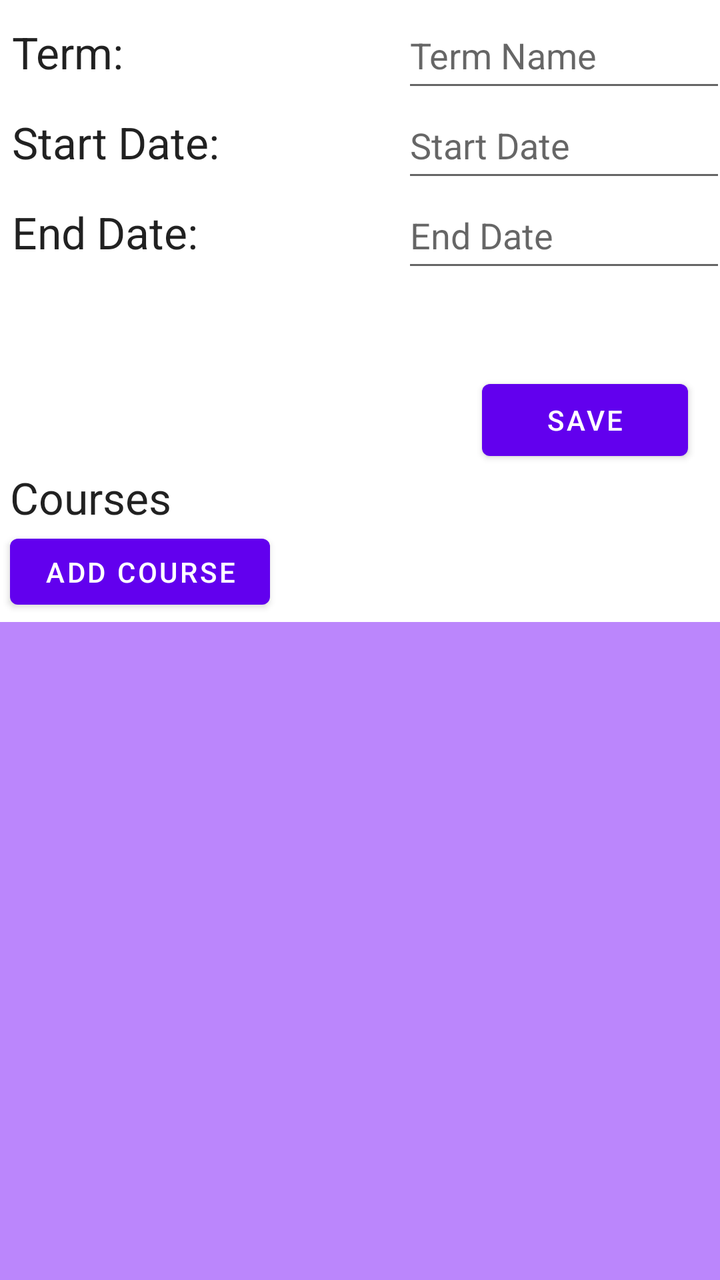
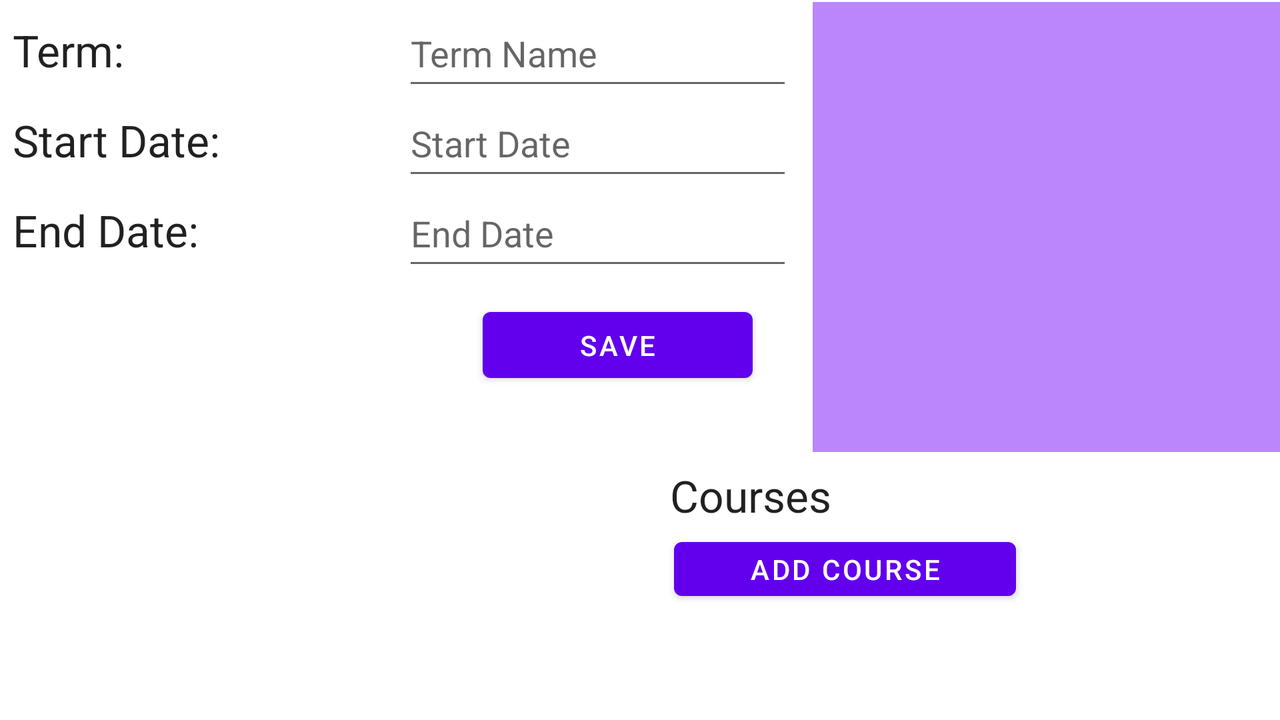

One screen, two layout resources from the same app: the default and the repository's alternative for another configuration. Each is rendered where Android would select it; the XML of both is given below.
<!-- AndroidManifest.xml: application theme Theme.RichardBrownC196 -->
<!-- res/layout/activity_term_details.xml -->
<?xml version="1.0" encoding="utf-8"?>
<androidx.constraintlayout.widget.ConstraintLayout xmlns:android="http://schemas.android.com/apk/res/android"
    xmlns:app="http://schemas.android.com/apk/res-auto"
    xmlns:tools="http://schemas.android.com/tools"
    android:layout_width="match_parent"
    android:layout_height="match_parent"
    tools:context=".Activities.TermDetailsActivity">

    <ScrollView
        android:id="@id/scrollView"
        android:layout_width="match_parent"
        android:layout_height="310dp"
        android:layout_marginStart="1dp"
        android:layout_marginTop="1dp"
        android:layout_marginEnd="1dp"
        android:layout_marginBottom="1dp"
        app:layout_constraintEnd_toEndOf="parent"
        app:layout_constraintStart_toStartOf="parent"
        app:layout_constraintTop_toTopOf="parent" >

        <LinearLayout
            android:layout_width="match_parent"
            android:layout_height="wrap_content"
            android:orientation="vertical">

            <LinearLayout
                android:layout_width="match_parent"
                android:layout_height="45dp"
                android:orientation="horizontal">

                <TextView
                    android:layout_width="180dp"
                    android:layout_height="wrap_content"
                    android:layout_marginStart="5dp"
                    android:text="Term:"
                    android:textAlignment="textStart"
                    android:textAppearance="@style/TextAppearance.AppCompat.Large" />

                <EditText
                    android:id="@+id/termName"
                    android:layout_width="195dp"
                    android:layout_height="50dp"
                    android:layout_marginStart="15dp"
                    android:autofillHints="Term Name"
                    android:hint="Term Name"/>
            </LinearLayout>

            <LinearLayout
                android:layout_width="match_parent"
                android:layout_height="45dp"
                android:orientation="horizontal">

                <TextView
                    android:layout_width="180dp"
                    android:layout_height="wrap_content"
                    android:layout_marginStart="5dp"
                    android:text="Start Date:"
                    android:textAlignment="textStart"
                    android:textAppearance="@style/TextAppearance.AppCompat.Large" />

                <EditText
                    android:id="@+id/termStartDate"
                    android:layout_width="195dp"
                    android:layout_height="50dp"
                    android:layout_marginStart="15dp"
                    android:autofillHints="Start Date"
                    android:hint="Start Date"/>
            </LinearLayout>

            <LinearLayout
                android:layout_width="match_parent"
                android:layout_height="95dp"
                android:orientation="horizontal">

                <TextView
                    android:layout_width="180dp"
                    android:layout_height="wrap_content"
                    android:layout_marginStart="5dp"
                    android:text="End Date:"
                    android:textAlignment="textStart"
                    android:textAppearance="@style/TextAppearance.AppCompat.Large" />

                <EditText
                    android:id="@+id/termEndDate"
                    android:layout_width="195dp"
                    android:layout_height="50dp"
                    android:layout_marginStart="15dp"
                    android:autofillHints="End Date"
                    android:hint="End Date"/>
            </LinearLayout>

            <Button
                android:layout_width="match_parent"
                android:layout_height="match_parent"
                android:clickable="true"
                android:insetLeft="240dp"
                android:insetRight="15dp"
                android:onClick="saveTermDetails"
                android:text="@string/save"
                android:textAlignment="center" />

            <TextView
                android:layout_width="207dp"
                android:layout_height="wrap_content"
                android:layout_marginStart="4dp"
                android:text="Courses"
                android:textAlignment="textStart"
                android:textAppearance="@style/TextAppearance.AppCompat.Large" />

            <Button
                android:id="@+id/button"
                android:layout_width="130dp"
                android:layout_height="45dp"
                android:layout_marginStart="4dp"
                android:clickable="true"
                android:onClick="addCourseToTerm"
                android:text="Add Course" />
        </LinearLayout>
    </ScrollView>

    <androidx.recyclerview.widget.RecyclerView
        android:id="@+id/associatedCourseListView"
        android:layout_width="395dp"
        android:layout_height="415dp"
        android:background="@color/purple_200"
        app:layout_constraintTop_toBottomOf="@+id/scrollView"
        app:layout_constraintEnd_toEndOf="parent"
        app:layout_constraintStart_toStartOf="parent" />

</androidx.constraintlayout.widget.ConstraintLayout>
<!-- resources referenced by this layout -->
<resources>
  <string name="save">Save</string>
  <style name="Theme.RichardBrownC196" parent="Theme.MaterialComponents.DayNight.DarkActionBar">
          
          <item name="colorPrimary">@color/purple_500</item>
          <item name="colorPrimaryVariant">@color/purple_700</item>
          <item name="colorOnPrimary">@color/white</item>
          
          <item name="colorSecondary">@color/teal_200</item>
          <item name="colorSecondaryVariant">@color/teal_700</item>
          <item name="colorOnSecondary">@color/black</item>
          
          <item name="android:statusBarColor" tools:targetApi="l">?attr/colorPrimaryVariant</item>
          
      </style>
</resources>
<!-- res/layout-land/activity_term_details.xml (the repository's variant of the layout above) -->
<!-- drawn on the phone turned sideways -->
<?xml version="1.0" encoding="utf-8"?>
<androidx.constraintlayout.widget.ConstraintLayout xmlns:android="http://schemas.android.com/apk/res/android"
    xmlns:app="http://schemas.android.com/apk/res-auto"
    xmlns:tools="http://schemas.android.com/tools"
    android:layout_width="match_parent"
    android:layout_height="match_parent"
    tools:context=".Activities.TermDetailsActivity">

    <ScrollView
        android:id="@id/scrollView"
        android:layout_width="408dp"
        android:layout_height="310dp"
        app:layout_constraintEnd_toEndOf="parent"
        app:layout_constraintHorizontal_bias="0.006"
        app:layout_constraintStart_toStartOf="parent"
        app:layout_constraintTop_toTopOf="parent">>

        <LinearLayout
            android:layout_width="match_parent"
            android:layout_height="wrap_content"
            android:orientation="vertical">

            <LinearLayout
                android:layout_width="395dp"
                android:layout_height="45dp"
                android:orientation="horizontal">

                <TextView
                    android:layout_width="180dp"
                    android:layout_height="wrap_content"
                    android:layout_marginStart="5dp"
                    android:text="Term:"
                    android:textAlignment="textStart"
                    android:textAppearance="@style/TextAppearance.AppCompat.Large" />

                <EditText
                    android:id="@+id/termName"
                    android:layout_width="195dp"
                    android:layout_height="50dp"
                    android:layout_marginStart="15dp"
                    android:autofillHints="Term Name"
                    android:hint="Term Name" />
            </LinearLayout>

            <LinearLayout
                android:layout_width="395dp"
                android:layout_height="45dp"
                android:orientation="horizontal">

                <TextView
                    android:layout_width="180dp"
                    android:layout_height="wrap_content"
                    android:layout_marginStart="5dp"
                    android:text="Start Date:"
                    android:textAlignment="textStart"
                    android:textAppearance="@style/TextAppearance.AppCompat.Large" />

                <EditText
                    android:id="@+id/termStartDate"
                    android:layout_width="195dp"
                    android:layout_height="50dp"
                    android:layout_marginStart="15dp"
                    android:autofillHints="Start Date"
                    android:hint="Start Date" />
            </LinearLayout>

            <LinearLayout
                android:layout_width="395dp"
                android:layout_height="60dp"
                android:orientation="horizontal">

                <TextView
                    android:layout_width="180dp"
                    android:layout_height="wrap_content"
                    android:layout_marginStart="5dp"
                    android:text="End Date:"
                    android:textAlignment="textStart"
                    android:textAppearance="@style/TextAppearance.AppCompat.Large" />

                <EditText
                    android:id="@+id/termEndDate"
                    android:layout_width="195dp"
                    android:layout_height="50dp"
                    android:layout_marginStart="15dp"
                    android:autofillHints="End Date"
                    android:hint="End Date" />
            </LinearLayout>

            <Button
                android:layout_width="395dp"
                android:layout_height="45dp"
                android:clickable="true"
                android:insetLeft="240dp"
                android:insetRight="20dp"
                android:onClick="saveTermDetails"
                android:text="@string/save" />

        </LinearLayout>
    </ScrollView>

    <androidx.recyclerview.widget.RecyclerView
        android:id="@+id/associatedCourseListView"
        android:layout_width="260dp"
        android:layout_height="225dp"
        android:layout_marginStart="1dp"
        android:layout_marginTop="1dp"
        android:layout_marginEnd="4dp"
        android:background="@color/purple_200"
        app:layout_constraintEnd_toEndOf="parent"
        app:layout_constraintHorizontal_bias="0.125"
        app:layout_constraintStart_toEndOf="@+id/scrollView"
        app:layout_constraintTop_toBottomOf="@+id/button"
        app:layout_constraintTop_toTopOf="parent" />

    <TextView
        android:id="@+id/textView"
        android:layout_width="207dp"
        android:layout_height="32dp"
        android:layout_marginStart="4dp"
        android:layout_marginTop="7dp"
        android:layout_marginEnd="98dp"
        android:text="Courses"
        android:textAlignment="textStart"
        android:textAppearance="@style/TextAppearance.AppCompat.Large"
        app:layout_constraintBottom_toTopOf="@+id/button"
        app:layout_constraintEnd_toEndOf="parent"
        app:layout_constraintTop_toBottomOf="@+id/associatedCourseListView" />

    <Button
        android:id="@+id/button"
        android:layout_width="171dp"
        android:layout_height="39dp"
        android:layout_marginStart="4dp"
        android:layout_marginEnd="132dp"
        android:layout_marginBottom="109dp"
        android:clickable="true"
        android:onClick="addCourseToTerm"
        android:text="Add Course"
        app:layout_constraintEnd_toEndOf="parent"
        app:layout_constraintHorizontal_bias="0.0"
        app:layout_constraintTop_toBottomOf="@+id/textView" />

</androidx.constraintlayout.widget.ConstraintLayout>
